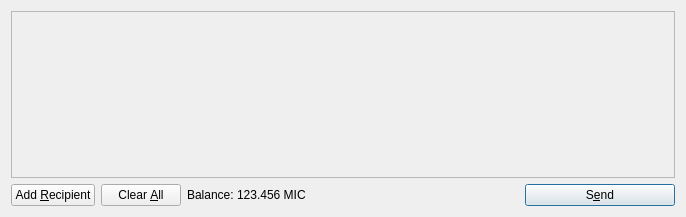
<?xml version="1.0" encoding="UTF-8"?>
<ui version="4.0">
 <class>SendCoinsDialog</class>
 <widget class="QDialog" name="SendCoinsDialog">
  <property name="geometry">
   <rect>
    <x>0</x>
    <y>0</y>
    <width>686</width>
    <height>217</height>
   </rect>
  </property>
  <property name="windowTitle">
   <string>Send Coins</string>
  </property>
  <layout class="QVBoxLayout" name="verticalLayout">
   <item>
    <widget class="QScrollArea" name="scrollArea">
     <property name="widgetResizable">
      <bool>true</bool>
     </property>
     <widget class="QWidget" name="scrollAreaWidgetContents">
      <property name="geometry">
       <rect>
        <x>0</x>
        <y>0</y>
        <width>666</width>
        <height>165</height>
       </rect>
      </property>
      <layout class="QVBoxLayout" name="verticalLayout_2">
       <property name="margin">
        <number>0</number>
       </property>
       <item>
        <layout class="QVBoxLayout" name="entries">
         <property name="spacing">
          <number>6</number>
         </property>
        </layout>
       </item>
       <item>
        <spacer name="verticalSpacer">
         <property name="orientation">
          <enum>Qt::Vertical</enum>
         </property>
         <property name="sizeHint" stdset="0">
          <size>
           <width>20</width>
           <height>40</height>
          </size>
         </property>
        </spacer>
       </item>
      </layout>
     </widget>
    </widget>
   </item>
   <item>
    <layout class="QHBoxLayout" name="horizontalLayout">
     <item>
      <widget class="QPushButton" name="addButton">
       <property name="toolTip">
        <string>Send to multiple recipients at once</string>
       </property>
       <property name="text">
        <string>Add &amp;Recipient</string>
       </property>
       <property name="icon">
        <iconset resource="../bitcoin.qrc">
         <normaloff>:/icons/add</normaloff>:/icons/add</iconset>
       </property>
       <property name="autoDefault">
        <bool>false</bool>
       </property>
      </widget>
     </item>
     <item>
      <widget class="QPushButton" name="clearButton">
       <property name="sizePolicy">
        <sizepolicy hsizetype="Minimum" vsizetype="Fixed">
         <horstretch>0</horstretch>
         <verstretch>0</verstretch>
        </sizepolicy>
       </property>
       <property name="toolTip">
        <string>Remove all transaction fields</string>
       </property>
       <property name="text">
        <string>Clear &amp;All</string>
       </property>
       <property name="icon">
        <iconset resource="../bitcoin.qrc">
         <normaloff>:/icons/remove</normaloff>:/icons/remove</iconset>
       </property>
       <property name="autoRepeatDelay">
        <number>300</number>
       </property>
       <property name="autoDefault">
        <bool>false</bool>
       </property>
      </widget>
     </item>
     <item>
      <layout class="QHBoxLayout" name="horizontalLayout_2">
       <property name="spacing">
        <number>3</number>
       </property>
       <item>
        <widget class="QLabel" name="label">
         <property name="text">
          <string>Balance:</string>
         </property>
        </widget>
       </item>
       <item>
        <widget class="QLabel" name="labelBalance">
         <property name="cursor">
          <cursorShape>IBeamCursor</cursorShape>
         </property>
         <property name="text">
          <string>123.456 MIC</string>
         </property>
         <property name="textInteractionFlags">
          <set>Qt::LinksAccessibleByMouse|Qt::TextSelectableByKeyboard|Qt::TextSelectableByMouse</set>
         </property>
        </widget>
       </item>
      </layout>
     </item>
     <item>
      <spacer name="horizontalSpacer">
       <property name="orientation">
        <enum>Qt::Horizontal</enum>
       </property>
       <property name="sizeHint" stdset="0">
        <size>
         <width>40</width>
         <height>20</height>
        </size>
       </property>
      </spacer>
     </item>
     <item>
      <widget class="QPushButton" name="sendButton">
       <property name="minimumSize">
        <size>
         <width>150</width>
         <height>0</height>
        </size>
       </property>
       <property name="toolTip">
        <string>Confirm the send action</string>
       </property>
       <property name="text">
        <string>S&amp;end</string>
       </property>
       <property name="icon">
        <iconset resource="../bitcoin.qrc">
         <normaloff>:/icons/send</normaloff>:/icons/send</iconset>
       </property>
       <property name="default">
        <bool>true</bool>
       </property>
      </widget>
     </item>
    </layout>
   </item>
  </layout>
 </widget>
 <resources>
  <include location="../bitcoin.qrc"/>
 </resources>
 <connections/>
</ui>
